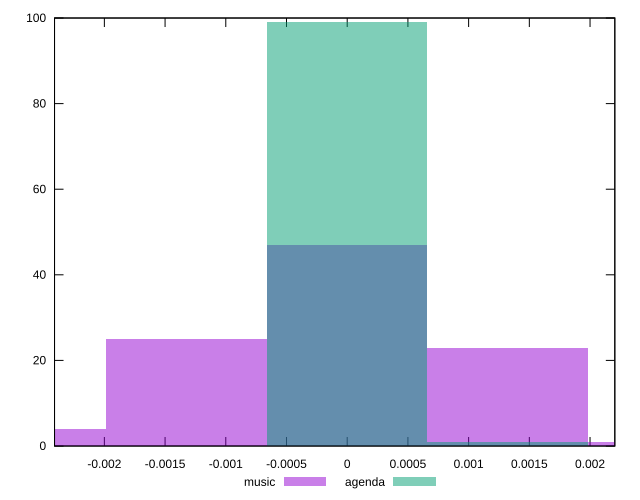

This chart was generated by the following gnuplot code:
reset

$music <<EOF
0.0013220769337242099 23
0 47
-0.0013220769337242099 25
-0.0026441538674484197 4
0.0026441538674484197 1
EOF

$agenda <<EOF
0 99
0.0013220769337242099 1
EOF

set key outside below
set boxwidth 0.0013220769337242099
set xrange [-0.0024103861397446425:0.0022040467973359094]
set yrange [0:100]
set trange [0:100]
set style fill transparent solid 0.5 noborder
set terminal svg size 640, 500 enhanced background rgb 'white'
set output "reports/report_00030_2021-02-24T20-42-31.540Z/meta/pScore-difference/comparison/histogram/0_vs_1.svg"

plot $music title "music" with boxes, \
     $agenda title "agenda" with boxes

reset
